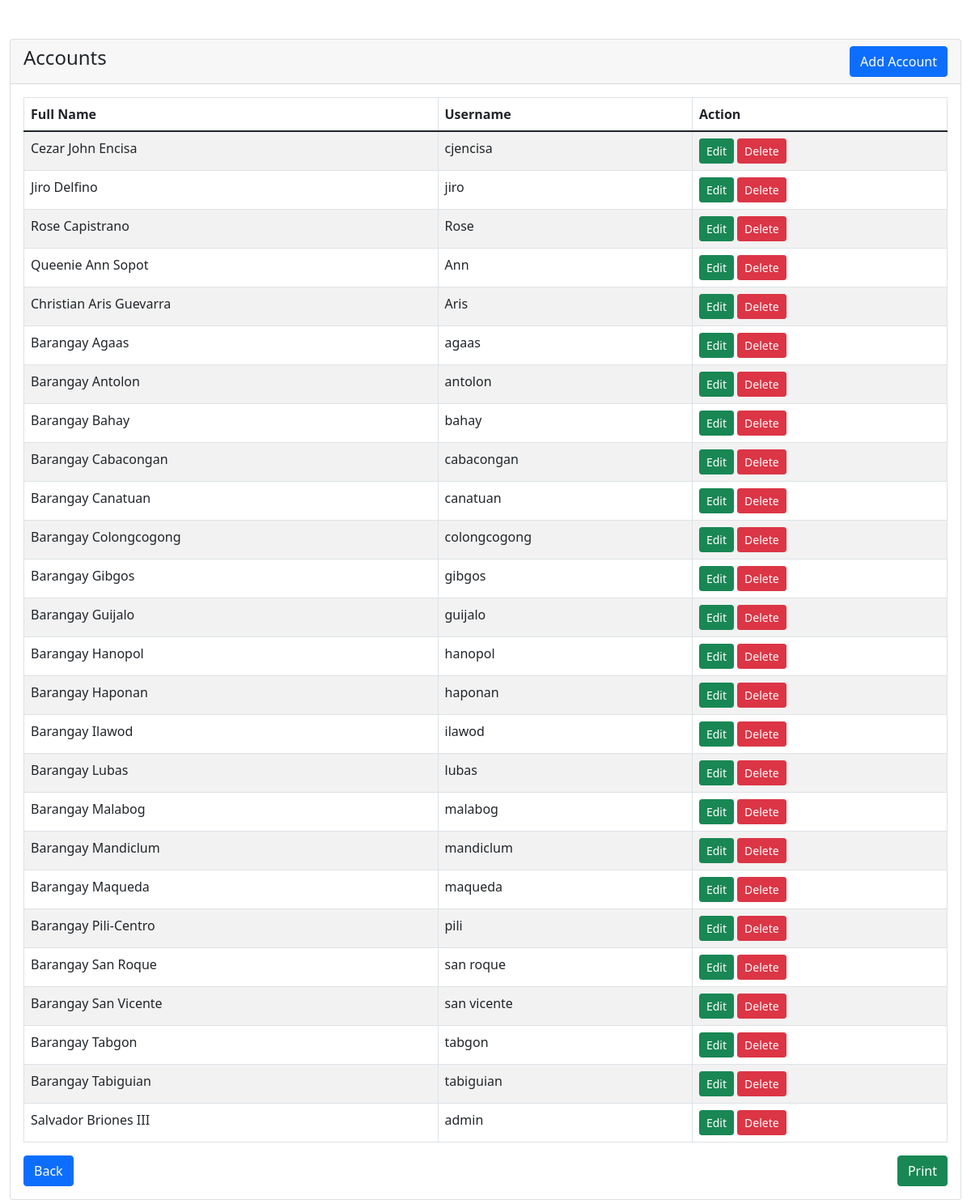
The page /admin/accounts/account-tbl.php (signed in) on the database its author committed.
### tables this page shows
CREATE TABLE `account` (
  `id` int(11) NOT NULL,
  `fullname` varchar(101) NOT NULL,
  `username` varchar(101) NOT NULL,
  `password` varchar(150) NOT NULL,
  `role_type` varchar(50) NOT NULL,
  `role_no` int(2) NOT NULL
);

### admin/accounts/account-tbl.php (the view, shortened to what this page needs)
<?php
require '../dbconfig.php';
?>
<!doctype html>
<html lang="en">
  <head>
    <link rel="stylesheet" type="text/css" href="style-print.css" media="print" >
    <link href="https://cdn.jsdelivr.net/npm/bootstrap@5.1.3/dist/css/bootstrap.min.css" rel="stylesheet">
</head>
<body>
    <div class="container-fluid mt-5">
        <div class="row">
            <div class="col-md-12">
                <div class="card">
                    <div class="card-header">
                        <h4>Accounts
                            <a href="add-data.php" class="btn btn-primary float-end" id="print-btn">Add Account</a>
                        </h4>
                    </div>
                    <div class="card-body">
                        <table class="table table-bordered table-striped">
                            <thead>
                                <tr>
                                    <th>Full Name</th>
                                    <th>Username</th>
                                    <th id="print-btn">Action</th>
                                </tr>
                            </thead>
                            <tbody>
                                <?php
                                    $query = "SELECT * FROM account";
                                    $query_run = mysqli_query($con, $query);
                                    if(mysqli_num_rows($query_run) > 0)
                                    {
                                        foreach($query_run as $account)
                                        {
                                            ?>
                                            <tr>
                                                <td><?= $account['fullname']; ?></td>
                                                <td><?= $account['username']; ?></td>
                                                <td id="print-btn">
                                                    <a href="edit-data.php?id=<?= $account['id']; ?>" class="btn btn-success btn-sm">Edit</a>
                                                    <form action="code.php" method="POST" class="d-inline">
                                                        <button type="submit" name="delete" value="<?=$account['id'];?>" class="btn btn-danger btn-sm">Delete</button>
                                                    </form>
                                                </td>
                                            </tr>
                                            <?php
                                        }
                                    }
                                    else
                                    {
                                        echo "<h5> No Record Found </h5>";
                                    }
                                ?>
                            </tbody>
                        </table>
                        <a href="../dashboard/index.php" class="btn btn-primary float-start" id="print-btn">Back</a>
                        <button onclick="window.print()" class="btn btn-success float-end" id="print-btn">  Print  </button>
                    </div>
                </div>
            </div>
        </div>
    </div>
</body>
</html>

### admin/accounts/style-print.css (style rules this page uses)
#print-btn { display: none; visibility: none; }

### rows shown on the page
account: fullname "Cezar John Encisa", username "cjencisa", $account['id'] 6 (drawn)
account: fullname "Jiro Delfino", username "jiro", $account['id'] 7 (drawn)
account: fullname "Rose Capistrano", username "Rose", $account['id'] 8 (drawn)
account: fullname "Queenie Ann Sopot", username "Ann", $account['id'] 9 (drawn)
account: fullname "Christian Aris Guevarra", username "Aris", $account['id'] 10 (drawn)
account: fullname "Barangay Agaas", username "agaas", $account['id'] 11 (drawn)
account: fullname "Barangay Antolon", username "antolon", $account['id'] 12 (drawn)
account: fullname "Barangay Bahay", username "bahay", $account['id'] 13 (drawn)
account: fullname "Barangay Cabacongan", username "cabacongan", $account['id'] 14 (drawn)
account: fullname "Barangay Canatuan", username "canatuan", $account['id'] 15 (drawn)
account: fullname "Barangay Colongcogong", username "colongcogong", $account['id'] 16 (drawn)
account: fullname "Barangay Gibgos", username "gibgos", $account['id'] 17 (drawn)
account: fullname "Barangay Guijalo", username "guijalo", $account['id'] 18 (drawn)
account: fullname "Barangay Hanopol", username "hanopol", $account['id'] 19 (drawn)
account: fullname "Barangay Haponan", username "haponan", $account['id'] 20 (drawn)
account: fullname "Barangay Ilawod", username "ilawod", $account['id'] 21 (drawn)
account: fullname "Barangay Lubas", username "lubas", $account['id'] 22 (drawn)
account: fullname "Barangay Malabog", username "malabog", $account['id'] 23 (drawn)
account: fullname "Barangay Mandiclum", username "mandiclum", $account['id'] 24 (drawn)
account: fullname "Barangay Maqueda", username "maqueda", $account['id'] 25 (drawn)
account: fullname "Barangay Pili-Centro", username "pili", $account['id'] 26 (drawn)
account: fullname "Barangay San Roque", username "san roque", $account['id'] 27 (drawn)
account: fullname "Barangay San Vicente", username "san vicente", $account['id'] 28 (drawn)
account: fullname "Barangay Tabgon", username "tabgon", $account['id'] 29 (drawn)
account: fullname "Barangay Tabiguian", username "tabiguian", $account['id'] 30 (drawn)
account: fullname "Salvador Briones III", username "admin", $account['id'] 32 (drawn)
